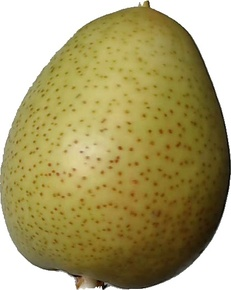
#> input picture dataset/pear/r0_1.jpg, 231 x 290 px, shrunk from 420 x 527 before the run
$ python tugas_pcd.py   (older library calls are emulated)
#> lines starting #> are read from the running program, lines starting #| are printed output that depends on the picture; after the words box and inside, x2 and y2 are one past the last pixel; in counts of white or black regions, pixels touching at a corner belong together
import cv2
import numpy as np
import matplotlib.pyplot as plt

print("Memproses Tugas 1: Segmentasi Sobel...")

image_path_pear = 'dataset/pear/r0_1.jpg'

img_pear = cv2.imread(image_path_pear)
#> img_pear is the input picture: shape (290, 231, 3); mean B, G, R 108.2, 159.1, 170.8
pear_loaded = False

if img_pear is None:
    print(f"Error: Tidak bisa membaca gambar dari {image_path_pear}")
else:
    pear_loaded = True
    gray_pear = cv2.cvtColor(img_pear, cv2.COLOR_BGR2GRAY)
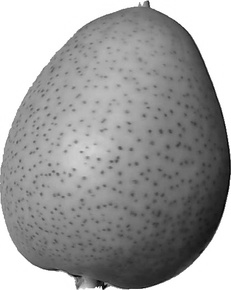
#> gray_pear: shape (290, 231); min 1, max 255, mean 156.8

    sobel_x_pear = cv2.Sobel(gray_pear, cv2.CV_64F, 1, 0, ksize=5)
    sobel_y_pear = cv2.Sobel(gray_pear, cv2.CV_64F, 0, 1, ksize=5)
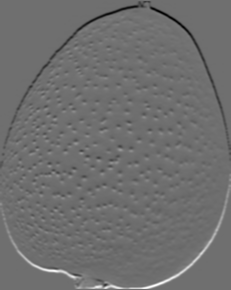
#> sobel_y_pear: shape (290, 231) float64; min -7951, max 10270, mean -8; drawn with min black and max white
    sobel_magnitude_pear = cv2.magnitude(sobel_x_pear, sobel_y_pear)
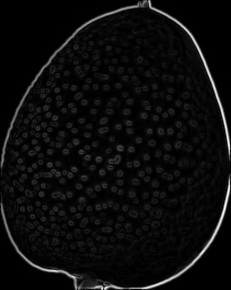
#> sobel_magnitude_pear: shape (290, 231) float64; min 0, max 11768.6, mean 565.1; drawn with min black and max white
    sobel_edges_pear = cv2.convertScaleAbs(sobel_magnitude_pear)

    _, binary_edges_pear = cv2.threshold(sobel_edges_pear, 50, 255, cv2.THRESH_BINARY)
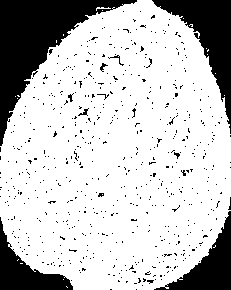
#> binary_edges_pear: shape (290, 231); 77.4% white; 597 black regions (588 under 20 px)

    contours_pear, _ = cv2.findContours(binary_edges_pear, cv2.RETR_EXTERNAL, cv2.CHAIN_APPROX_SIMPLE)
#> contours_pear = 20 contours, 19 with area under 20; largest, box (x1, y1, x2, y2) and area: (0, 0, 231, 290) 52824

    mask_pear = np.zeros_like(gray_pear)
    cv2.drawContours(mask_pear, contours_pear, -1, (255), cv2.FILLED)
#> mask_pear: shape (290, 231); 79.7% white; 17 black regions (13 under 20 px), largest, box (x1, y1, x2, y2) and area: (0, 0, 137, 146) 6255, (152, 0, 231, 134) 3360, (154, 211, 231, 290) 2092, (0, 217, 73, 290) 1876
    final_segmented_pear = cv2.bitwise_and(img_pear, img_pear, mask=mask_pear)

    print("Selesai memproses Sobel.")


print("\nMemproses Tugas 2: Deteksi Tepi Canny...")

image_path_nanas = 'dataset/nanas/NanasMuda (20).jpg'

img_nanas = cv2.imread(image_path_nanas)
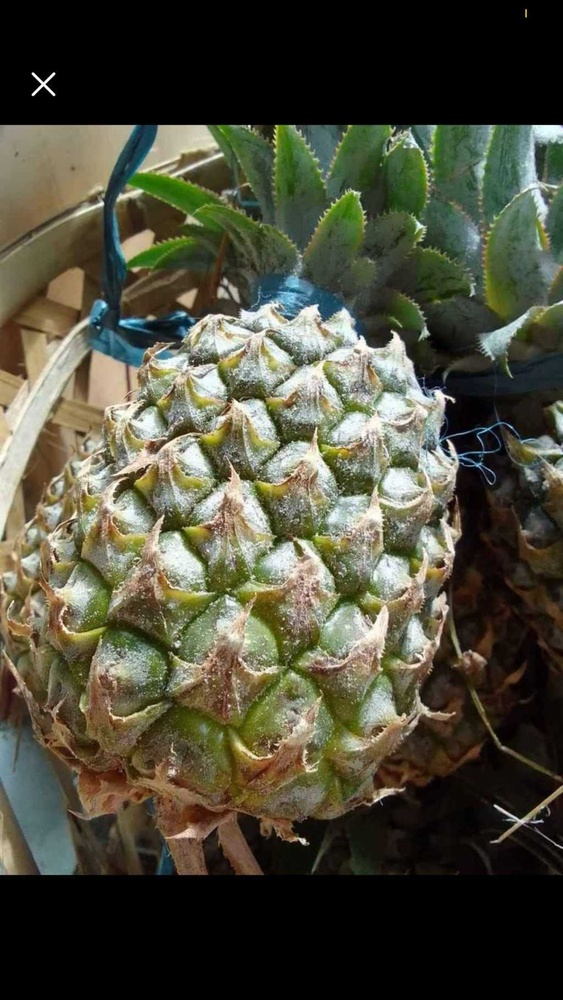
#> input picture dataset/nanas/NanasMuda (20).jpg, 563 x 1000 px, shrunk from 1024 x 1820 before the run
#> img_nanas is the input picture: shape (1000, 563, 3); mean B, G, R 59.1, 75.6, 76.6
nanas_loaded = False

if img_nanas is None:
    print(f"Error: Tidak bisa membaca gambar dari {image_path_nanas}")
else:
    nanas_loaded = True
    gray_nanas = cv2.cvtColor(img_nanas, cv2.COLOR_BGR2GRAY)

    blurred_nanas = cv2.GaussianBlur(gray_nanas, (5, 5), 0)

    canny_edges_low = cv2.Canny(blurred_nanas, 30, 90)
#> canny_edges_low: shape (1000, 563); 11.3% white in thin lines or dots, all inside (x1, y1, x2, y2) = (0, 9, 563, 876)
    canny_edges_high = cv2.Canny(blurred_nanas, 100, 200)
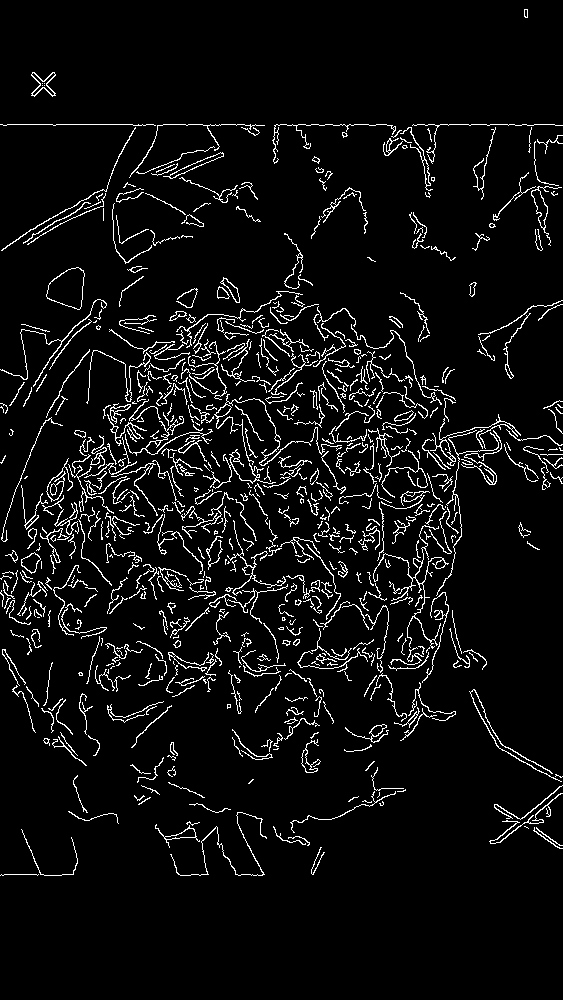
#> canny_edges_high: shape (1000, 563); 5.8% white in thin lines or dots, all inside (x1, y1, x2, y2) = (0, 9, 563, 876)

    print("Selesai memproses Canny.")


print("\nMenampilkan semua hasil...")

plt.figure(figsize=(16, 12))

if pear_loaded:
    plt.subplot(3, 4, 1)
    plt.title('Pear Asli')
    plt.imshow(cv2.cvtColor(img_pear, cv2.COLOR_BGR2RGB))
    plt.axis('off')

    plt.subplot(3, 4, 2)
    plt.title('Pear Grayscale')
    plt.imshow(gray_pear, cmap='gray')
    plt.axis('off')

    plt.subplot(3, 4, 3)
    plt.title('Pear Tepi Sobel')
    plt.imshow(sobel_edges_pear, cmap='gray')
    plt.axis('off')

    plt.subplot(3, 4, 4)
    plt.title('Pear Tepi Biner')
    plt.imshow(binary_edges_pear, cmap='gray')
    plt.axis('off')

    plt.subplot(3, 4, 5)
    plt.title('Pear Mask Segmentasi')
    plt.imshow(mask_pear, cmap='gray')
    plt.axis('off')

    plt.subplot(3, 4, 6)
    plt.title('Pear Hasil Segmentasi')
    plt.imshow(cv2.cvtColor(final_segmented_pear, cv2.COLOR_BGR2RGB))
    plt.axis('off')

if nanas_loaded:
    plt.subplot(3, 4, 9)
    plt.title('Nanas Asli')
    plt.imshow(cv2.cvtColor(img_nanas, cv2.COLOR_BGR2RGB))
    plt.axis('off')

    plt.subplot(3, 4, 10)
    plt.title('Nanas Blurred')
    plt.imshow(blurred_nanas, cmap='gray')
    plt.axis('off')

    plt.subplot(3, 4, 11)
    plt.title('Nanas Canny (30, 90)')
    plt.imshow(canny_edges_low, cmap='gray')
    plt.axis('off')

    plt.subplot(3, 4, 12)
    plt.title('Nanas Canny (100, 200)')
    plt.imshow(canny_edges_high, cmap='gray')
    plt.axis('off')

plt.tight_layout()
plt.show()
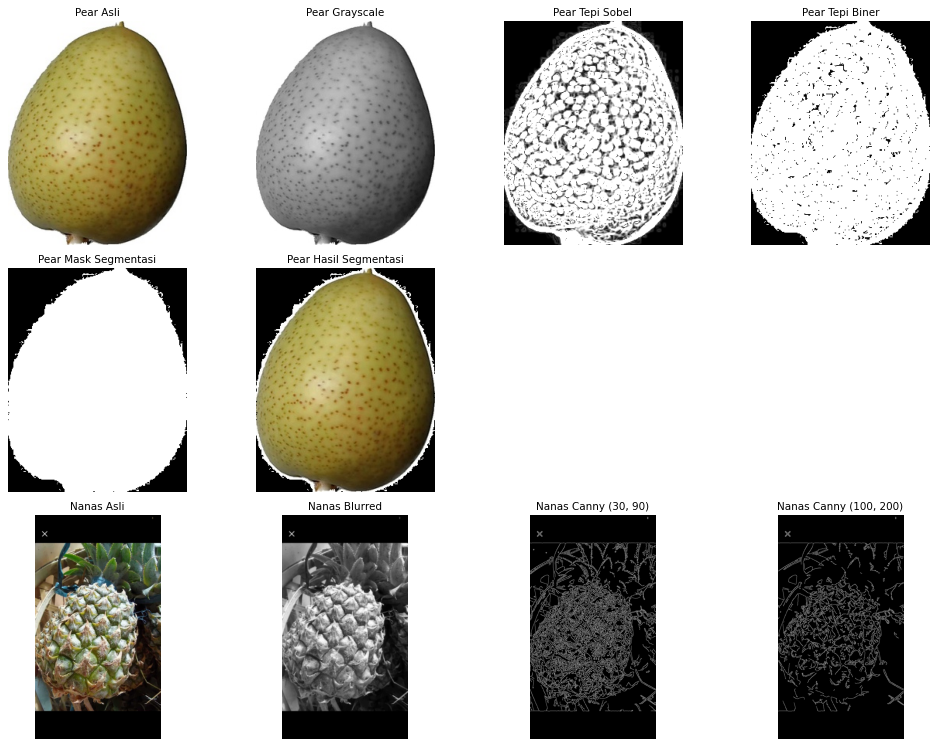
#> figure drawn by matplotlib, 10 panels

print("\nSemua proses selesai.")
